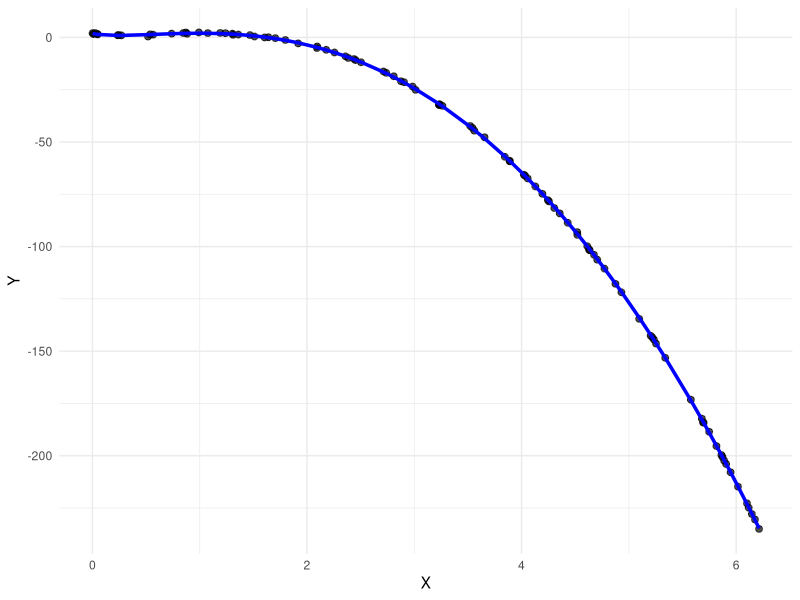
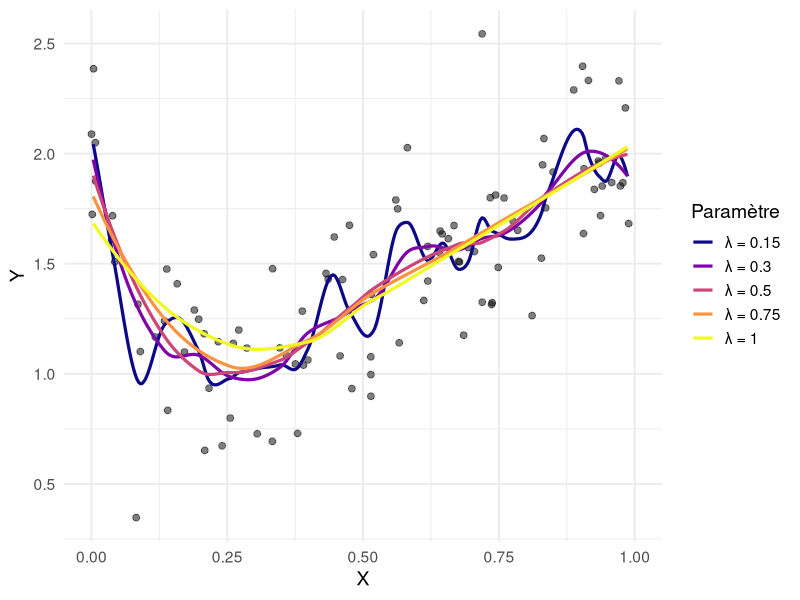
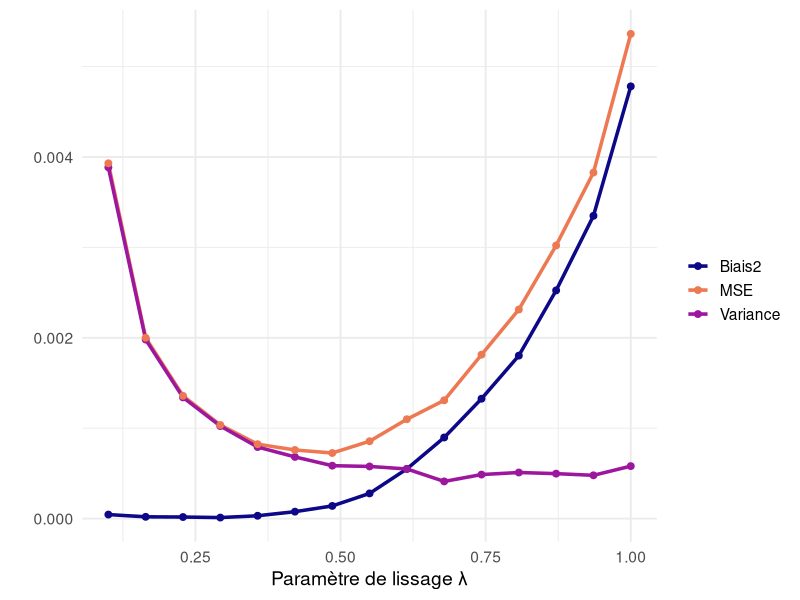

R code for these plots, in order:
## ---- chunk 1
#| label: fig-model-pdf
#| fig-cap: "Les différents éléments du modèle. Les points représentent les données observées $(X_i, Y_i)$. La courbe bleue représente la fonction $f$ et les lignes pointillées représentent l'erreur associée à chaque observation."
#| warning: false
#| eval: true

# Load required package
library(ggplot2)

# Set seed for reproducibility
set.seed(42)

# 1. Generate data
n <- 100
x <- sort(runif(n, 0, 2 * pi))
f_x <- 4 * x * (1 - x) * log(x) + 2
epsilon <- rnorm(n, mean = 0, sd = 0.3)
y <- f_x + epsilon

# 2. Create data frame
data <- data.frame(x = x, y = y, f_x = f_x)

# 3. Plot
ggplot(data, aes(x, y)) +
  # Vertical lines: error = Y - f(X)
  geom_segment(
    aes(x = x, xend = x, y = f_x, yend = y),
    color = "gray60", linetype = "dashed"
  ) +
  # Observed points
  geom_point(color = "black", alpha = 0.7, size = 2) +
  # True function
  geom_line(aes(x = x, y = f_x), color = "blue", size = 1.2) +
  labs(
    x = "X", y = "Y"
  ) +
  theme_minimal()

## ---- chunk 2
#| label: fig-plot
#| fig-cap: "Différents estimateurs de la fonction $f$."
#| warning: false
#| eval: true

# Load packages
library(ggplot2)
library(dplyr)
library(tidyr)

set.seed(42)

# 1. Simulate a single dataset
n <- 100
sigma <- 0.3
x <- sort(runif(n, 0, 1))
y <- 4 * x * (1 - x) * log(x) + 2 + rnorm(n, 0, sigma)
df <- data.frame(x = x, y = y)

# 2. Define grid and spans to compare
x_grid <- seq(0, 1, length.out = 300)
spans_to_plot <- c(0.15, 0.3, 0.5, 0.75, 1.0)

# 3. Compute loess fits for each span
fits <- lapply(spans_to_plot, function(s) {
  loess_model <- loess(y ~ x, data = df, span = s)
  y_hat <- predict(loess_model, newdata = data.frame(x = x_grid))
  data.frame(x = x_grid, y_hat = y_hat, span = paste0("λ = ", s))
})

fit_df <- bind_rows(fits)

# 4. Plot
ggplot() +
  geom_point(data = df, aes(x, y), color = "black", alpha = 0.5, size = 2) +
  geom_line(data = fit_df, aes(x, y_hat, color = span), size = 1.1) +
  scale_color_viridis_d(option = "C") +
  labs(
    x = "X", y = "Y",
    color = "Paramètre"
  ) +
  theme_minimal(base_size = 14)
## ---- chunk 3
#| label: fig-bias-variance
#| fig-cap: "Compromis biais/variance."
#| warning: false
#| eval: true

# Load packages
library(ggplot2)
library(dplyr)
library(tidyr)

set.seed(42)

# Parameters
n <- 100              # number of observations per dataset
n_sim <- 100          # number of simulated datasets
spans <- seq(0.1, 1, length.out = 15)  # LOESS smoothing parameters
sigma <- 0.1          # noise standard deviation
x_grid <- seq(0.1, 1, length.out = 200)
f_true <- 4 * x_grid * (1 - x_grid) * log(x_grid) + 2

# Storage for predictions
results <- list()

for (s in spans) {
  pred_matrix <- matrix(NA, nrow = length(x_grid), ncol = n_sim)
  
  for (sim in 1:n_sim) {
    x <- sort(runif(n, 0.01, 1.1))
    y <- 4 * x * (1 - x) * log(x) + 2 + rnorm(n, 0, sigma)
    df <- data.frame(x = x, y = y)
    
    # Fit loess model with span = s
    model <- loess(y ~ x, data = df, span = s, degree = 2)
    pred <- predict(model, newdata = data.frame(x = x_grid), )
    
    pred_matrix[, sim] <- pred
  }
  
  # For each point in x_grid, compute bias², variance, MSE
  mean_pred <- rowMeans(pred_matrix, na.rm = TRUE)
  bias2 <- (mean_pred - f_true)^2
  var_pred <- apply(pred_matrix, 1, var, na.rm = TRUE)
  mse <- bias2 + var_pred
  
  results[[as.character(s)]] <- data.frame(
    span = s,
    Biais2 = mean(bias2),
    Variance = mean(var_pred),
    MSE = mean(mse)
  )
}

# Combine and reshape results
results_df <- bind_rows(results)
results_long <- pivot_longer(
  results_df,
  cols = c("Biais2", "Variance", "MSE"),
  names_to = "component", values_to = "value"
)

# Plot
ggplot(results_long, aes(x = span, y = value, color = component)) +
  geom_line(size = 1.2) +
  geom_point(size = 2) +
  scale_color_manual(
    values = c("Biais2" = "#0D0887FF", "Variance" = "#9C179EFF", "MSE" = "#ED7953FF")
  ) +
  labs(
    x = "Paramètre de lissage λ" ,
    y = "",
    color = ""
  ) +
  theme_minimal(base_size = 14)
